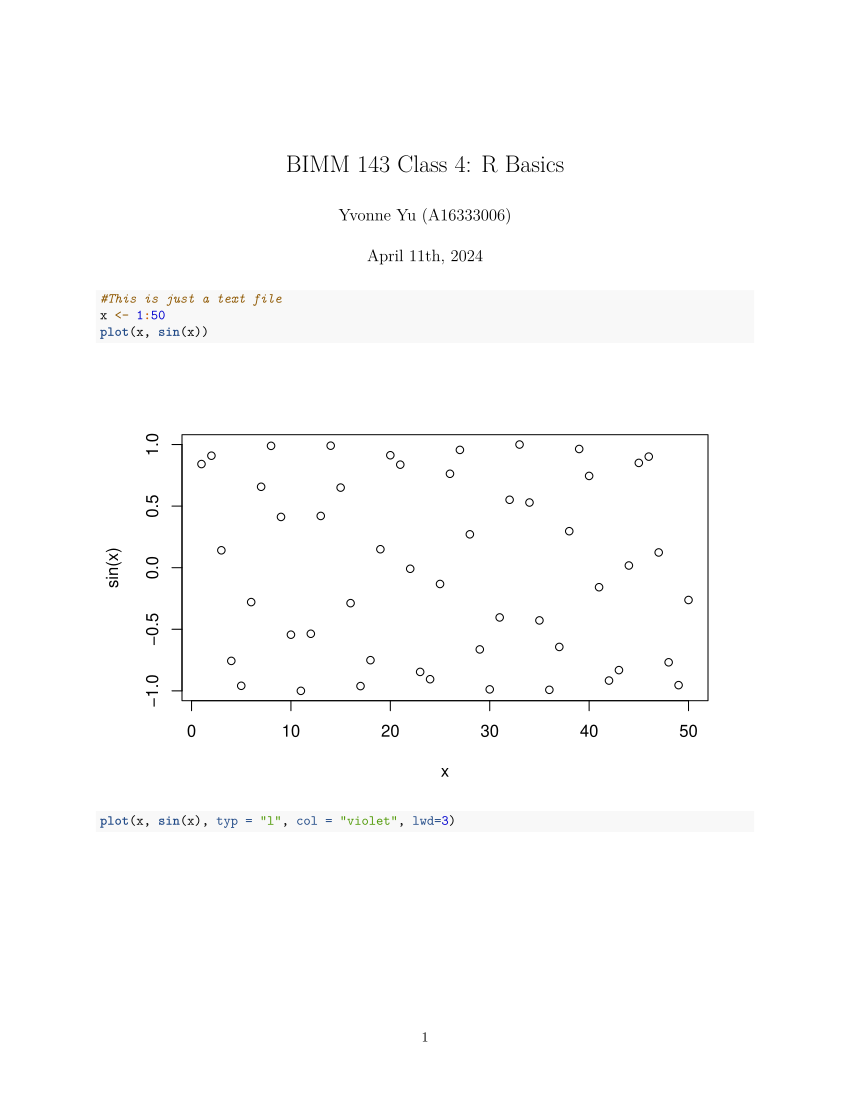

The R source for this figure:
#' ---
#' title: "BIMM 143 Class 4: R Basics"
#' author: "Yvonne Yu (A16333006)"
#' date: "April 11th, 2024"
#' ---

#This is just a text file
x <- 1:50
plot(x, sin(x))
plot(x, sin(x), typ = "l", col = "violet", lwd=3)
